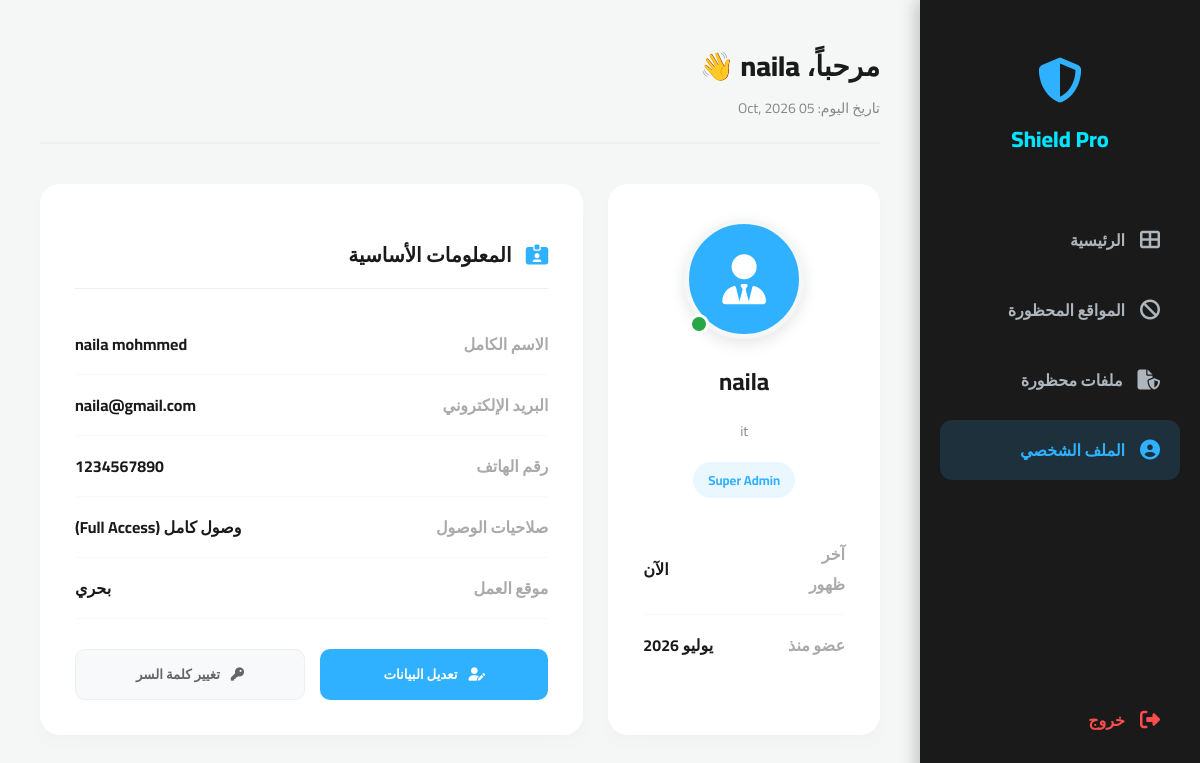
The page /backend/dashboard.php?page=profile (signed in) on the database its author committed.
### tables this page shows
CREATE TABLE `users` (
  `id` int(11) NOT NULL,
  `username` varchar(255) NOT NULL,
  `fullname` varchar(255) NOT NULL,
  `email` varchar(255) NOT NULL,
  `password` varchar(255) NOT NULL,
  `phone` varchar(50) NOT NULL,
  `job_title` varchar(255) NOT NULL,
  `location` varchar(255) NOT NULL,
  `role` varchar(50) DEFAULT 'Super Admin',
  `created_at` timestamp NOT NULL DEFAULT current_timestamp()
);

### backend/profile.php (the view, shortened to what this page needs)
<?php
$user_id = $_SESSION['user_id'];
$query = "SELECT * FROM users WHERE id = '$user_id'";
$result = mysqli_query($conn, $query);
if ($result && mysqli_num_rows($result) > 0) {
    $user = mysqli_fetch_assoc($result);
    $username  = htmlspecialchars($user['username']);
    $fullname  = htmlspecialchars($user['fullname']);
    $email     = htmlspecialchars($user['email']);
    $phone     = htmlspecialchars($user['phone']);
    $job_title = htmlspecialchars($user['job_title']);
    $location  = htmlspecialchars($user['location']);
    $role      = htmlspecialchars($user['role']);
    $access_level = ($role === 'Super Admin') ? 'وصول كامل (Full Access)' : 'وصول محدود';
    $created_at = strtotime($user['created_at']);
    $months = [
        "Jan" => "يناير", "Feb" => "فبراير", "Mar" => "مارس", "Apr" => "أبريل",
        "May" => "مايو", "Jun" => "يونيو", "Jul" => "يوليو", "Aug" => "أغسطس",
        "Sep" => "سبتمبر", "Oct" => "أكتوبر", "Nov" => "نوفمبر", "Dec" => "ديسمبر"
    ];
    $month_en = date('M', $created_at);
    $year = date('Y', $created_at);
    $join_date = $months[$month_en] . ' ' . $year;
}
?>
<div class="profile-grid">
    <div class="profile-card">
        <div class="avatar-wrapper">
            <div class="avatar-main">
                <i class="fas fa-user-tie"></i>
            </div>
            <div class="status-online" title="متصل الآن"></div>
        </div>
        <h3><?php echo $username; ?></h3>
        <p><?php echo $job_title; ?></p>
        <span class="role-badge"><?php echo $role; ?></span>
        <div style="margin-top: 30px; text-align: right;">
            <div class="info-row">
                <span class="info-label">آخر ظهور</span>
                <span class="info-value">الآن</span>
            </div>
            <div class="info-row">
                <span class="info-label">عضو منذ</span>
                <span class="info-value"><?php echo $join_date; ?></span>
            </div>
        </div>
    </div>
    <div class="details-card">
        <h2><i class="fas fa-id-card-clip" style="margin-left: 10px; color: var(--primary);"></i> المعلومات الأساسية</h2>
        <form id="profileForm" method="POST" action="">
            <div class="info-row">
                <span class="info-label">الاسم الكامل</span>
                <span class="info-value editable" data-name="fullname"><?php echo $fullname; ?></span>
            </div>
            <div class="info-row">
                <span class="info-label">البريد الإلكتروني</span>
                <span class="info-value editable" data-name="email"><?php echo $email; ?></span>
            </div>
            <div class="info-row">
                <span class="info-label">رقم الهاتف</span>
                <span class="info-value editable" data-name="phone" dir="ltr"><?php echo $phone; ?></span>
            </div>
            <div class="info-row">
                <span class="info-label">صلاحيات الوصول</span>
                <span class="info-value"><?php echo $access_level; ?></span>
            </div>
            <div class="info-row">
                <span class="info-label">موقع العمل</span>
                <span class="info-value editable" data-name="location"><?php echo $location; ?></span>
            </div>
            <div class="action-buttons">
                <button type="button" id="editBtn" class="btn-profile btn-edit"><i class="fas fa-user-pen" style="margin-left: 8px;"></i> تعديل البيانات</button>
                <button type="button" id="openPasswordModal" class="btn-profile btn-password"><i class="fas fa-key" style="margin-left: 8px;"></i> تغيير كلمة السر</button>
            </div>
        </form>
    </div>
</div>

### backend/dashboard.php (style rules this page uses)
:root { --primary: #30b1ff; --secondary: #00e4fe; --dark: #1a1a1a; --danger: #dc3545; --success: #28a745; --bg: #f4f7f6; --sidebar-width: 280px; }
* { box-sizing: border-box; }
body { font-family: 'Cairo', sans-serif; background: var(--bg); margin: 0; display: flex; min-height: 100vh; direction: rtl; }

### backend/profile.php (style rules this page uses)
:root { --primary: #30b1ff; --success: #28a745; --dark: #1a1a1a; --danger: #dc3545; }
.profile-grid { display: grid; grid-template-columns: 1fr 2fr; gap: 25px; max-width: 1000px; margin: 0 auto; }
.profile-card, .details-card { background: white; padding: 35px; border-radius: 20px; box-shadow: 0 10px 20px rgba(0,0,0,0.02); }
.profile-card { text-align: center; }
.avatar-wrapper { position: relative; width: 120px; height: 120px; margin: 0 auto 20px; }
.avatar-main { width: 100%; height: 100%; background: var(--primary); border-radius: 50%; display: flex; align-items: center; justify-content: center; color: white; font-size: 50px; border: 5px solid #f4f7f6; box-shadow: 0 5px 15px rgba(0,0,0,0.1); }
.status-online { position: absolute; bottom: 5px; left: 5px; width: 20px; height: 20px; background: var(--success); border: 3px solid white; border-radius: 50%; }
.profile-card h3 { margin: 10px 0 5px; font-size: 24px; color: var(--dark); }
.profile-card p { color: #888; font-size: 14px; margin-bottom: 20px; }
.role-badge { background: rgba(48, 177, 255, 0.1); color: var(--primary); padding: 6px 15px; border-radius: 20px; font-size: 13px; font-weight: 700; }
.details-card h2 { font-size: 20px; margin-bottom: 25px; color: var(--dark); border-bottom: 1px solid #eee; padding-bottom: 15px; }
.info-row { display: flex; justify-content: space-between; align-items: center; padding: 15px 0; border-bottom: 1px solid #f9f9f9; }
.info-row:last-child { border-bottom: none; }
.info-label { color: #aaa; font-weight: 600; width: 30%; }
.info-value { color: var(--dark); font-weight: 700; width: 70%; text-align: left; }
.action-buttons { margin-top: 30px; display: flex; gap: 15px; }
.btn-profile { flex: 1; padding: 12px; border-radius: 10px; border: none; font-family: 'Cairo'; font-weight: 700; cursor: pointer; transition: 0.3s; }
.btn-edit { background: var(--primary); color: white; }
.btn-password { background: #f8f9fa; color: #666; border: 1px solid #eee; }

### rows shown on the page
users: username "naila", job_title "it", role "Super Admin", created_at "يوليو 2026", fullname "naila mohmmed", email "naila@gmail.com", phone "1234567890", role "وصول كامل (Full Access)", location "بحري"
